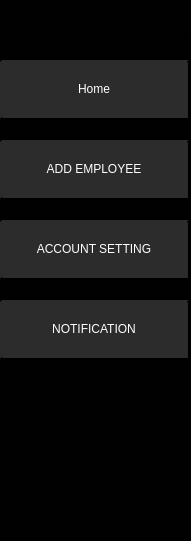
   <widget class="QFrame" name="menu">
    <property name="geometry">
     <rect>
      <x>-190</x>
      <y>90</y>
      <width>191</width>
      <height>541</height>
     </rect>
    </property>
    <property name="contextMenuPolicy">
     <enum>Qt::NoContextMenu</enum>
    </property>
    <property name="styleSheet">
     <string notr="true">*{background-color: rgb(0, 0, 0,240);
color: rgb(255, 255, 255);
}
QPushButton{
background-color: rgb(44, 44, 44);
color: rgb(255, 255, 255);
font: 9pt &quot;MS Shell Dlg 2&quot;;
border-radius:3px;
display: inline-block;
padding: 0.5em 1em;
text-decoration: none;
border-bottom:3px solid  rgb(0,0,0);
border-right:3px solid  rgb(0,0,0);
}
QPushButton:hover{
background:black;

}
#label_31{
background:transparent;
	font: 16pt &quot;Impact&quot;;
}
QLabel{
background:transparent;
}</string>
    </property>
    <property name="frameShape">
     <enum>QFrame::StyledPanel</enum>
    </property>
    <property name="frameShadow">
     <enum>QFrame::Raised</enum>
    </property>
    <widget class="QPushButton" name="commandLinkButton_4">
     <property name="geometry">
      <rect>
       <x>0</x>
       <y>60</y>
       <width>191</width>
       <height>61</height>
      </rect>
     </property>
     <property name="cursor">
      <cursorShape>PointingHandCursor</cursorShape>
     </property>
     <property name="styleSheet">
      <string notr="true"/>
     </property>
     <property name="text">
      <string>Home</string>
     </property>
    </widget>
    <widget class="QPushButton" name="commandLinkButton">
     <property name="geometry">
      <rect>
       <x>0</x>
       <y>140</y>
       <width>191</width>
       <height>61</height>
      </rect>
     </property>
     <property name="cursor">
      <cursorShape>PointingHandCursor</cursorShape>
     </property>
     <property name="styleSheet">
      <string notr="true"/>
     </property>
     <property name="text">
      <string>ADD EMPLOYEE</string>
     </property>
    </widget>
    <widget class="QPushButton" name="pushACC">
     <property name="geometry">
      <rect>
       <x>0</x>
       <y>220</y>
       <width>191</width>
       <height>61</height>
      </rect>
     </property>
     <property name="cursor">
      <cursorShape>PointingHandCursor</cursorShape>
     </property>
     <property name="styleSheet">
      <string notr="true"/>
     </property>
     <property name="text">
      <string>ACCOUNT SETTING</string>
     </property>
    </widget>
    <widget class="QPushButton" name="pushACC_2">
     <property name="geometry">
      <rect>
       <x>0</x>
       <y>300</y>
       <width>191</width>
       <height>61</height>
      </rect>
     </property>
     <property name="cursor">
      <cursorShape>PointingHandCursor</cursorShape>
     </property>
     <property name="styleSheet">
      <string notr="true"/>
     </property>
     <property name="text">
      <string>NOTIFICATION</string>
     </property>
    </widget>
    <widget class="QPushButton" name="pushmenuout">
     <property name="geometry">
      <rect>
       <x>150</x>
       <y>0</y>
       <width>51</width>
       <height>41</height>
      </rect>
     </property>
     <property name="cursor">
      <cursorShape>PointingHandCursor</cursorShape>
     </property>
     <property name="styleSheet">
      <string notr="true">background-color: transparent;
border-radius:20px;
image: url(:/newPrefix/closemenu.png);</string>
     </property>
     <property name="text">
      <string/>
     </property>
     <property name="iconSize">
      <size>
       <width>14</width>
       <height>14</height>
      </size>
     </property>
    </widget>
   </widget>
